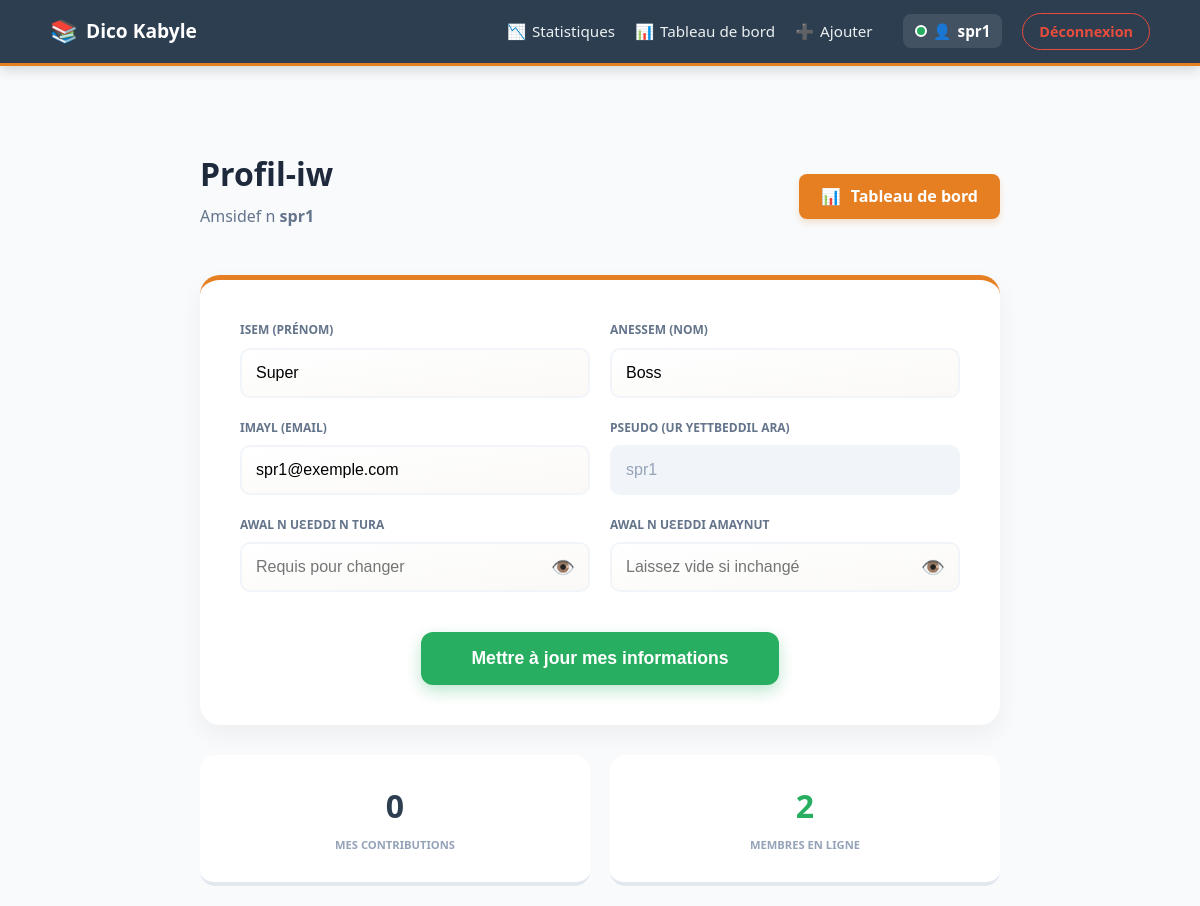
/profile.php (signed in), run on the app's committed database.
### tables this page shows
CREATE TABLE users (id INTEGER PRIMARY KEY AUTOINCREMENT, username TEXT NOT NULL UNIQUE, password TEXT NOT NULL, role TEXT NOT NULL DEFAULT 'user', prenom TEXT, nom TEXT, email TEXT UNIQUE, created_at DATETIME, updated_at DATETIME, last_seen DATETIME, is_active INTEGER DEFAULT 0);

### src/Auth.php (called while the page is built, shortened)
<?php
class Auth {
    public static function getUserId() {
        return $_SESSION['user_id'] ?? null;
    }
}

### src/AdminEngine.php (called while the page is built, shortened)
<?php
class AdminEngine {
    private $pdo;
    public function __construct($pdo) {
        $this->pdo = $pdo;
    }
    public function getUserById($id) {
        $stmt = $this->pdo->prepare("SELECT * FROM users WHERE id = ?");
        $stmt->execute([$id]);
        return $stmt->fetch(PDO::FETCH_ASSOC);
    }
}

### public/profile.php (the view, shortened to what this page needs)
<?php
require_once __DIR__ . '/../src/Auth.php';
require_once __DIR__ . '/../src/AdminEngine.php';
$engine = new RhymeEngine();
$db = $engine->getPDO();
$admin = new AdminEngine($db);
$userId = Auth::getUserId();
$user = $admin->getUserById($userId);
$countPerso = $db->prepare("SELECT COUNT(*) FROM rimes WHERE auteur_id = ?");
$countPerso->execute([$userId]);
$myCount = $countPerso->fetchColumn();
$onlineUsers = $db->query("SELECT COUNT(*) FROM users WHERE last_seen > datetime('now', '-5 minutes')")->fetchColumn();
?>
<!DOCTYPE html>
<html lang="ber">
<head>
    <link rel="stylesheet" href="css/style.css">
</head>
<body>
    <?php include __DIR__ . '/../src/views/navbar.php'; ?>
    <div class="container" style="max-width: 800px;">
        <header class="profile-header">
            <div>
                <h1 style="font-weight: 900; color: #1e293b; margin:0;">Profil-iw</h1>
                <p style="color: #64748b; margin-top: 5px;">Amsidef n <strong><?= htmlspecialchars($user['username']) ?></strong></p>
            </div>
            <a href="admin.php" class="btn-dashboard-orange">
                <span>📊</span> Tableau de bord
            </a>
        </header>
        <div class="profile-card">
            <form method="POST" id="profileForm">
                <div class="form-grid">
                    <div class="form-group">
                        <label>Isem (Prénom)</label>
                        <input type="text" name="prenom" value="<?= htmlspecialchars($user['prenom'] ?? '') ?>" required>
                    </div>
                    <div class="form-group">
                        <label>Anessem (Nom)</label>
                        <input type="text" name="nom" value="<?= htmlspecialchars($user['nom'] ?? '') ?>" required>
                    </div>
                    <div class="form-group">
                        <label>Imayl (Email)</label>
                        <input type="email" name="email" value="<?= htmlspecialchars($user['email'] ?? '') ?>" required>
                    </div>
                    <div class="form-group">
                        <label>Pseudo (Ur yettbeddil ara)</label>
                        <input type="text" class="readonly-field" value="<?= htmlspecialchars($user['username']) ?>" readonly>
                    </div>
                    <div class="form-group">
                        <label>Awal n uɛeddi n tura</label>
                        <div class="password-wrapper">
                            <input type="password" name="current_password" id="current_pass" placeholder="Requis pour changer">
                            <span class="toggle-eye" onclick="toggleVis('current_pass', this)">👁️</span>
                        </div>
                    </div>
                    <div class="form-group">
                        <label>Awal n uɛeddi amaynut</label>
                        <div class="password-wrapper">
                            <input type="password" name="new_password" id="new_pass" placeholder="Laissez vide si inchangé">
                            <span class="toggle-eye" onclick="toggleVis('new_pass', this)">👁️</span>
                        </div>
                    </div>
                </div>
                <div class="submit-area">
                    <button type="button" class="btn-update-green" onclick="showModal()">
                        Mettre à jour mes informations
                    </button>
                </div>
            </form>
        </div>
        <div class="stats-row">
            <div class="stat-box">
                <span class="stat-val"><?= $myCount ?></span>
                <span class="stat-lbl">Mes contributions</span>
            </div>
            <div class="stat-box">
                <span class="stat-val" style="color: #27ae60;"><?= $onlineUsers ?></span>
                <span class="stat-lbl">Membres en ligne</span>
            </div>
        </div>
    </div>
</body>
</html>

### public/css/style.css (style rules this page uses)
:root { --primary-color: #2c3e50; --accent-color: #e67e22; --bg-color: #ecf0f1; --white: #ffffff; --border-color: #dcdde1; --text-muted: #7f8c8d; --success-color: #27ae60; --error-color: #e74c3c; --shadow: 0 4px 6px rgba(0, 0, 0, 0.1); --transition: all 0.3s ease; }
body { font-family: 'Segoe UI', Tahoma, Geneva, Verdana, sans-serif; background-color: var(--bg-color); color: var(--primary-color); margin: 0; line-height: 1.6; }
.container { max-width: 1100px; margin: 0 auto; padding: 20px; }
button, .btn-primary, .btn-add, .btn-pdf, .btn-submit { padding: 12px 25px; background: var(--accent-color); color: white; border: none; border-radius: 25px; cursor: pointer; font-weight: bold; box-shadow: var(--shadow); transition: var(--transition); text-decoration: none; display: inline-block; text-align: center; font-size: 1rem; }
input[type="text"], input[type="password"], input[type="email"], select, textarea { width: 100%; padding: 12px 15px; border: 1px solid var(--border-color); border-radius: 8px; box-sizing: border-box; font-size: 1rem; background-color: var(--white); transition: border-color 0.2s; }

### public/profile.php (style rules this page uses)
body { background: #f8fafc; color: #1e293b; }
.profile-header { display: flex; justify-content: space-between; align-items: center; margin: 30px 0; }
.btn-dashboard-orange { background: #e67e22 !important; color: white !important; padding: 10px 22px; border-radius: 8px; text-decoration: none; font-weight: 800; display: flex; align-items: center; gap: 10px; transition: 0.3s; box-shadow: 0 4px 6px rgba(230, 126, 34, 0.2); }
.profile-card { background: white; padding: 40px; border-radius: 20px; box-shadow: 0 10px 25px rgba(0,0,0,0.05); border-top: 5px solid #e67e22; }
.form-grid { display: grid; grid-template-columns: 1fr 1fr; gap: 20px; }
.form-group label { display: block; font-size: 0.75rem; font-weight: 800; color: #64748b; text-transform: uppercase; margin-bottom: 8px; }
.form-group input { width: 100%; padding: 14px; border: 2px solid #f1f5f9; border-radius: 10px; font-size: 1rem; background: linear-gradient(to bottom right, #ffffff, #faf9f7); transition: 0.3s; }
.readonly-field { background: #f1f5f9 !important; color: #94a3b8; cursor: not-allowed; border: 2px solid #e2e8f0; }
.password-wrapper { position: relative; }
.toggle-eye { position: absolute; right: 15px; top: 50%; transform: translateY(-50%); cursor: pointer; font-size: 1.2rem; }
.submit-area { margin-top: 40px; text-align: center; }
.btn-update-green { background: #27ae60 !important; color: white !important; padding: 16px 50px; border-radius: 12px; font-weight: 900; font-size: 1.1rem; border: none; cursor: pointer; transition: 0.3s; box-shadow: 0 6px 15px rgba(39, 174, 96, 0.3); }
.stats-row { display: grid; grid-template-columns: 1fr 1fr; gap: 20px; margin-top: 30px; }
.stat-box { background: white; padding: 25px; border-radius: 15px; text-align: center; border-bottom: 4px solid #e2e8f0; }
.stat-val { font-size: 2rem; font-weight: 900; color: #2c3e50; display: block; }
.stat-lbl { font-size: 0.7rem; font-weight: 800; color: #94a3b8; text-transform: uppercase; }

### data on the page
users: username "spr1", prenom "Super", nom "Boss", email "spr1@exemple.com"

### other printed values
$_SESSION['username'] "spr1"
$myCount "0"
$onlineUsers "2"
